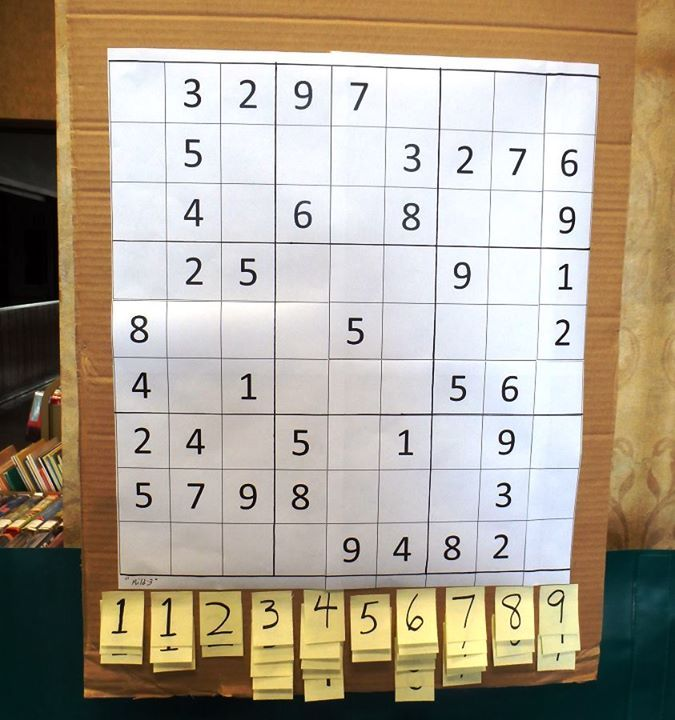
//> input picture source1/img/sudoku1.jpeg, 675 x 720 px
$ ./main ../img/sudoku1.jpeg   (built with g++ and OpenCV 4)
//> lines starting //> are read from the running program, lines starting //| are printed output that depends on the picture; after the words box and inside, x2 and y2 are one past the last pixel; in counts of white or black regions, pixels touching at a corner belong together
#include <opencv2/imgcodecs.hpp>
#include <opencv2/highgui.hpp>
#include <opencv2/imgproc.hpp>
#include <iostream>

void showImage(const std::string &windowName, const cv::Mat &image)
{
    cv::imshow(windowName, image);
    cv::waitKey(0);
}

cv::Mat *drawContours(const cv::Mat &image, const std::vector<std::vector<cv::Point>> &contours)
{
    cv::Mat *output = new cv::Mat(image.clone());
    for (const auto &contour : contours)
    {
        cv::drawContours(*output, std::vector<std::vector<cv::Point>>{contour}, -1, cv::Scalar(0, 255, 0), 2);
    }
    return output;
}

int main(int argc, char **argv)
{
    if (argc != 2)
    {
        std::cerr << "Usage: " << argv[0] << " <path_to_image>" << std::endl;
        return -1;
    }

    std::string imagePath = argv[1];
    cv::Mat image = cv::imread(imagePath);
//> image is the input picture: 720 rows x 675 cols, CV_8UC3; mean B, G, R 144.4, 161.5, 172.9
    if (image.empty())
    {
        std::cerr << "Could not open or find the image" << std::endl;
        return -1;
    }

    double aspectRatio = static_cast<double>(image.cols) / image.rows;
//> aspectRatio = 0.938
    int newWidth = 600;
    int newHeight = static_cast<int>(newWidth / aspectRatio);
//> newHeight = 640
    cv::resize(image, image, cv::Size(newWidth, newHeight));
//> image: 640 rows x 600 cols, CV_8UC3

    cv::Mat gray;
    cv::cvtColor(image, gray, cv::COLOR_BGR2GRAY);
    cv::Mat blurred;
    cv::GaussianBlur(gray, blurred, cv::Size(5, 5), 1.5);
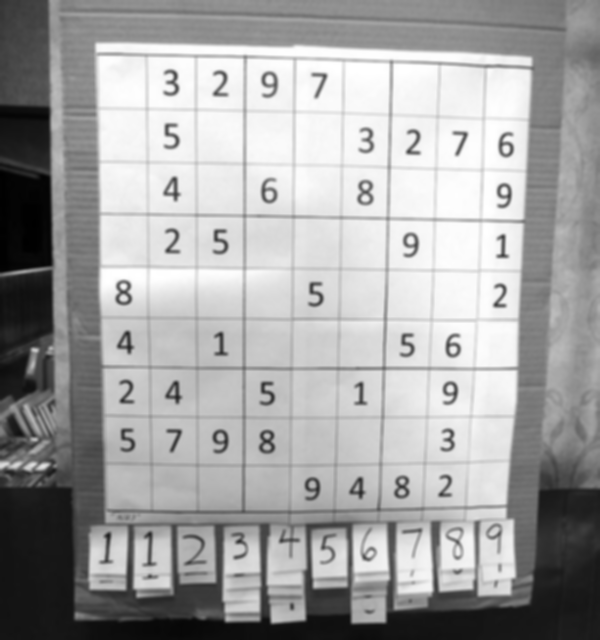
//> blurred: 640 rows x 600 cols, CV_8UC1; min 0, max 255, mean 162.9

    cv::Mat sobelX, sobelY, sobelEdges;
    cv::Sobel(blurred, sobelX, CV_64F, 1, 0, 3);
    cv::Sobel(blurred, sobelY, CV_64F, 0, 1, 3);
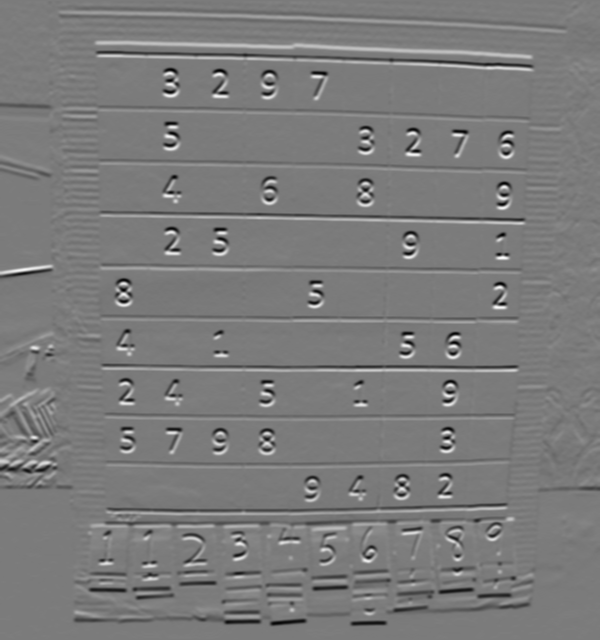
//> sobelY: 640 rows x 600 cols, CV_64FC1; min -388, max 410, mean -1.4; drawn with min black and max white
    cv::magnitude(sobelX, sobelY, sobelEdges);
    sobelEdges.convertTo(sobelEdges, CV_8U);
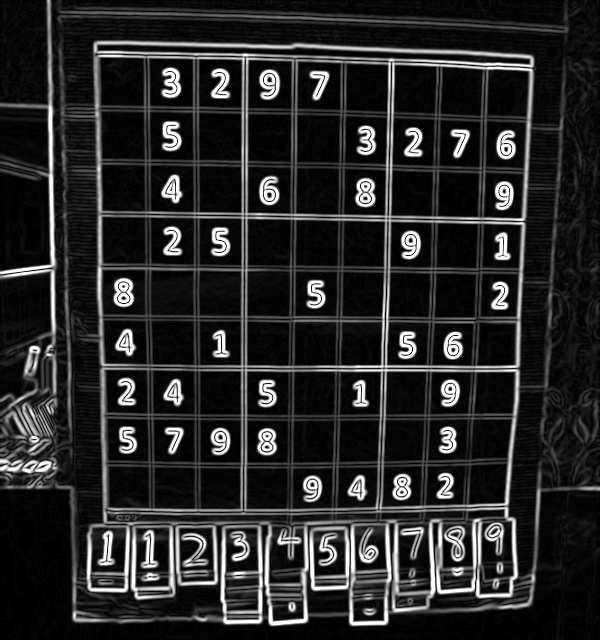
//> sobelEdges: 640 rows x 600 cols, CV_8UC1; min 0, max 255, mean 40.5
    showImage("Sobel Edges", sobelEdges);

    cv::Mat binaryEdges;
    cv::threshold(sobelEdges, binaryEdges, 50, 255, cv::THRESH_BINARY);
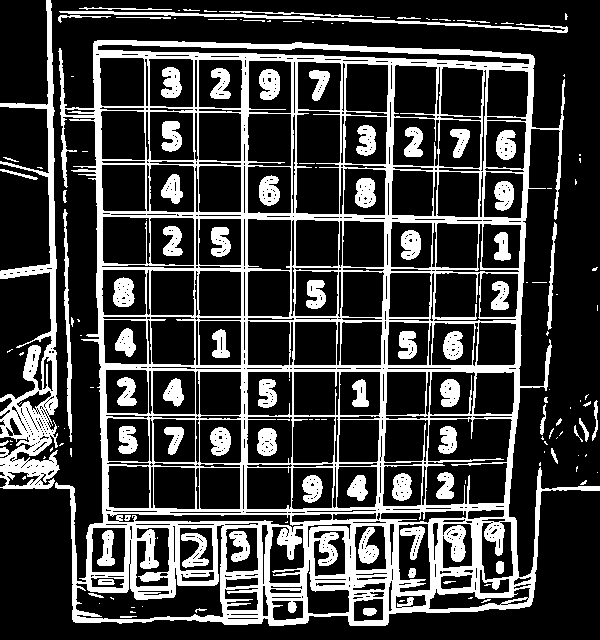
//> binaryEdges: 640 rows x 600 cols, CV_8UC1; 24.6% white; 163 white regions (85 under 20 px), largest, box (x1, y1, x2, y2) and area: (55, 40, 600, 626) 64145, (0, 0, 60, 489) 7317, (59, 11, 568, 33) 1563
    showImage("Binary Edges", binaryEdges);

    cv::Mat erodedEdges;
    cv::erode(binaryEdges, erodedEdges, cv::Mat(), cv::Point(-1, -1), 2);
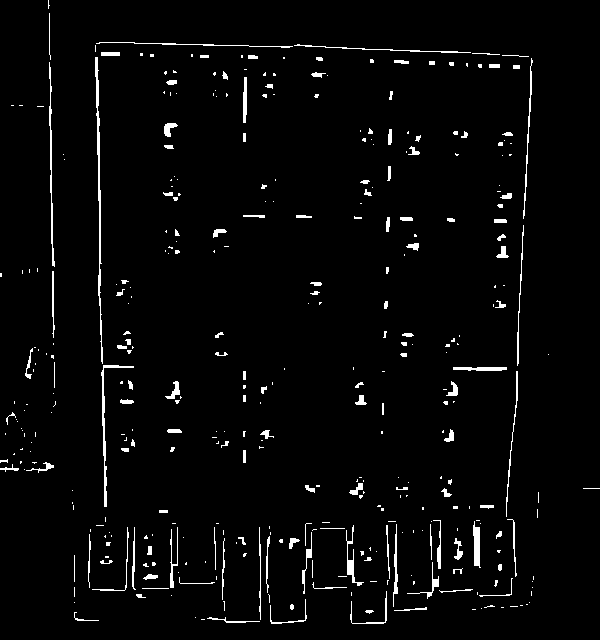
//> erodedEdges: 640 rows x 600 cols, CV_8UC1; 2.9% white; 376 white regions (239 under 20 px)
    showImage("Eroded Edges", erodedEdges);

    cv::Mat kernel;
    kernel = cv::getStructuringElement(cv::MORPH_RECT, cv::Size(1, 1));
    cv::morphologyEx(binaryEdges, binaryEdges, cv::MORPH_CLOSE, kernel);
    showImage("Closed Edges", binaryEdges);

    std::vector<std::vector<cv::Point>> contours;
    cv::findContours(binaryEdges, contours, cv::RETR_TREE, cv::CHAIN_APPROX_SIMPLE);
//> contours = 1115 contours, 757 with area under 20; largest, box (x1, y1, x2, y2) and area: (55, 40, 600, 626) 246948, (0, 0, 60, 489) 7517, (425, 418, 513, 506) 6738, (295, 110, 341, 215) 4478, (75, 524, 225, 620) 4152

    cv::Mat *contourImage = drawContours(image, contours);
//> the loop in drawContours, `for (const auto &contour : contours)` made 1115 passes
//> contour on passes 2, 6, 8: 1 Point (x, y): [597, 472], 1 Point (x, y): [578, 455], 2 Points (x, y): [544, 451], [544, 452]
//> after the loop in drawContours, `for (const auto &contour : contours)`:
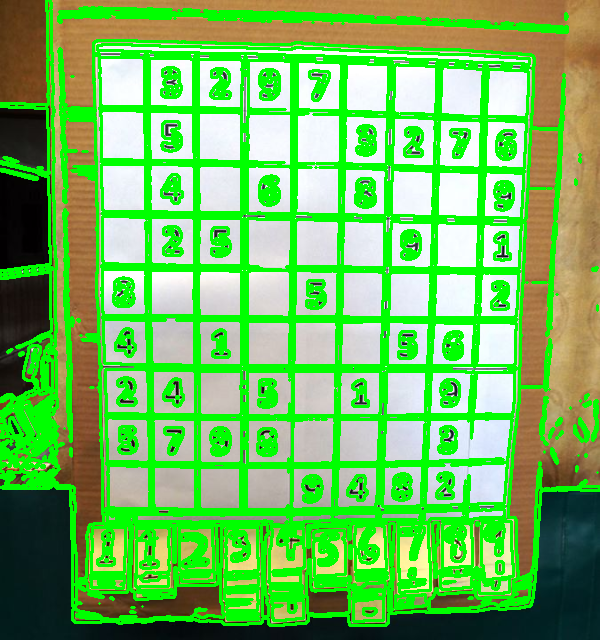
//> output: 640 rows x 600 cols, CV_8UC3; mean B, G, R 91.5, 189.7, 110.1

    showImage("All Contours", *contourImage);

    std::vector<std::vector<cv::Point>> filteredContours;
    for (const std::vector<cv::Point> &contour : contours)
    {
        double area = cv::contourArea(contour);
        if (area > 35000 && area < 305000)
            filteredContours.push_back(contour);
    }
//> this loop made 1115 passes
//> area on passes 9, 24, 27: 29.5, 54.5, 57

    std::vector<cv::Point> largestContour = filteredContours[0];
//> largestContour = contour of 789 points, box (x1, y1, x2, y2) (55, 40, 600, 626), area 246948
    double perimeter = cv::arcLength(largestContour, true);
//> perimeter = 3931.4
    std::vector<cv::Point> approx;
    cv::approxPolyDP(largestContour, approx, 0.031 * perimeter, true);
//> approx = 4 Points (x, y): [59, 48], [73, 621], [529, 606], [564, 79]
    cv::drawContours(image, std::vector<std::vector<cv::Point>>{approx}, -1, cv::Scalar(0, 255, 0), 2);
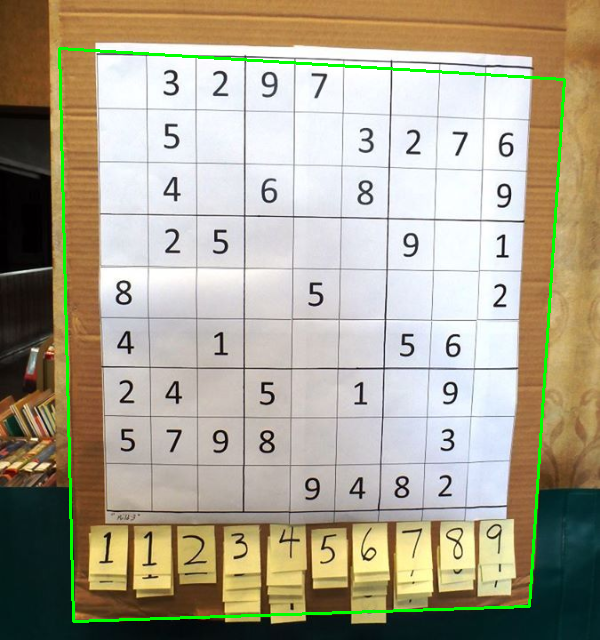
//> image: 640 rows x 600 cols, CV_8UC3; mean B, G, R 142.6, 163.3, 170.3

    cv::Point2f topLeft = approx[0];
//> topLeft = Point(59, 48)
    cv::Point2f topRight = approx[1];
//> topRight = Point(73, 621)
    cv::Point2f bottomLeft = approx[2];
//> bottomLeft = Point(529, 606)
    cv::Point2f bottomRight = approx[3];
//> bottomRight = Point(564, 79)
    cv::circle(image, topLeft, 5, cv::Scalar(255, 0, 0), -1);
//> image: 640 rows x 600 cols, CV_8UC3; 81 pixels changed, all inside (x1, y1, x2, y2) = (54, 43, 65, 54)
    cv::circle(image, topRight, 5, cv::Scalar(255, 0, 0), -1);
//> image: 640 rows x 600 cols, CV_8UC3; mean B, G, R 142.7, 163.3, 170.2
    cv::circle(image, bottomLeft, 5, cv::Scalar(255, 0, 0), -1);
//> image: 640 rows x 600 cols, CV_8UC3; mean B, G, R 142.8, 163.3, 170.2
    cv::circle(image, bottomRight, 5, cv::Scalar(255, 0, 0), -1);
//> image: 640 rows x 600 cols, CV_8UC3; mean B, G, R 142.8, 163.2, 170.2
    showImage("Filtered Contours", image);

    //! warp the sobelEdges image so that the top-left point is at (0, 0), the top-right point is at (width, 0), the bottom-left point is at (0, height), and the bottom-right point is at (width, height)
    //! get the width and height of the new image
    //! subdivide the formed square into 9 equal parts horizontally and vertically
    //! show each square in a separate window to verify the correctness of the warp and if the squares are inline with the sudoku grid

    delete contourImage;
    cv::destroyAllWindows();
    return 0;
}

$ run again, on source1/img/sudoku3.png
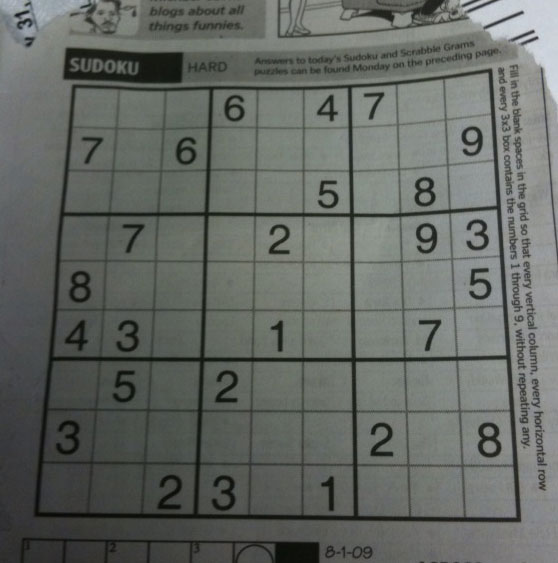
//> input picture source1/img/sudoku3.png, 558 x 563 px
//> image is the input picture: 563 rows x 558 cols, CV_8UC3; mean B, G, R 99.5, 104.1, 100
//> binaryEdges: 605 rows x 600 cols, CV_8UC1; 21.7% white; 342 white regions (190 under 20 px), largest, box (x1, y1, x2, y2) and area: (35, 71, 563, 564) 34386, (296, 0, 600, 283) 5756, (41, 386, 217, 554) 2251
//> erodedEdges: 605 rows x 600 cols, CV_8UC1; 0.71% white in thin lines or dots
//> contours = 979 contours, 700 with area under 20; largest, box (x1, y1, x2, y2) and area: (35, 71, 563, 564) 232508, (37, 91, 473, 559) 32642, (41, 386, 217, 554) 27242, (43, 389, 213, 552) 25640, (214, 390, 379, 553) 25512
//> the loop in drawContours, `for (const auto &contour : contours)` made 979 passes
//> contour on passes 1 to 3: 2 Points (x, y): [207, 603], [207, 604], 2 Points (x, y): [115, 603], [115, 604], 1 Point (x, y): [490, 602]
//> after the loop in drawContours, `for (const auto &contour : contours)`:
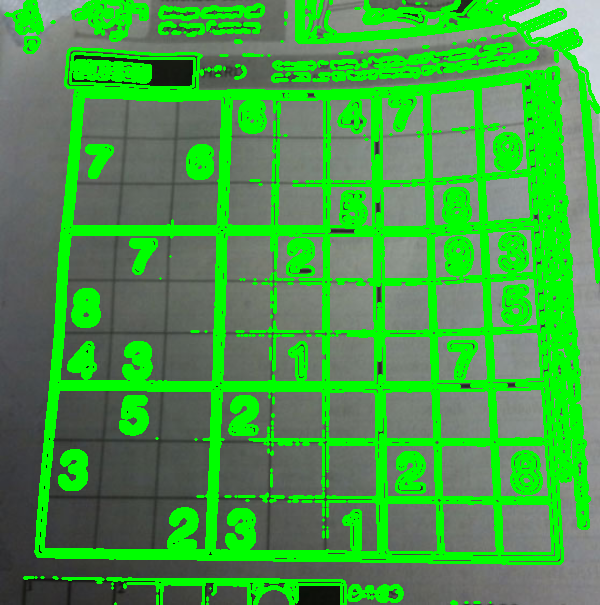
//> output: 605 rows x 600 cols, CV_8UC3; mean B, G, R 69.9, 156.6, 70.1
//> the loop `for (const std::vector<cv::Point> &contour : contours)` made 979 passes
//> area on passes 14, 20, 21: 34.5, 24, 75.5
//> largestContour = contour of 247 points, box (x1, y1, x2, y2) (35, 71, 563, 564), area 232508
//> perimeter = 1984.2
//> approx = 4 Points (x, y): [530, 72], [76, 90], [37, 555], [559, 563]
//> `cv::drawContours(image, std::vector<std::vector<cv::Point>>{approx}, -..`:
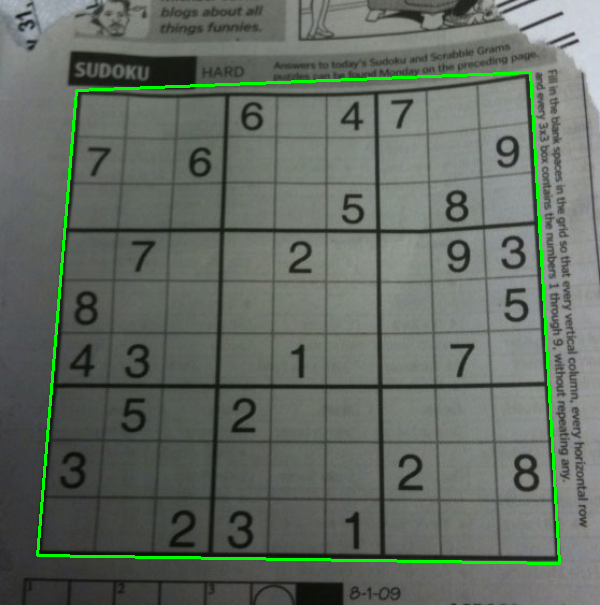
//> image: 605 rows x 600 cols, CV_8UC3; mean B, G, R 98.2, 106.8, 98.6
//> topLeft = Point(530, 72)
//> topRight = Point(76, 90)
//> bottomLeft = Point(37, 555)
//> bottomRight = Point(559, 563)
